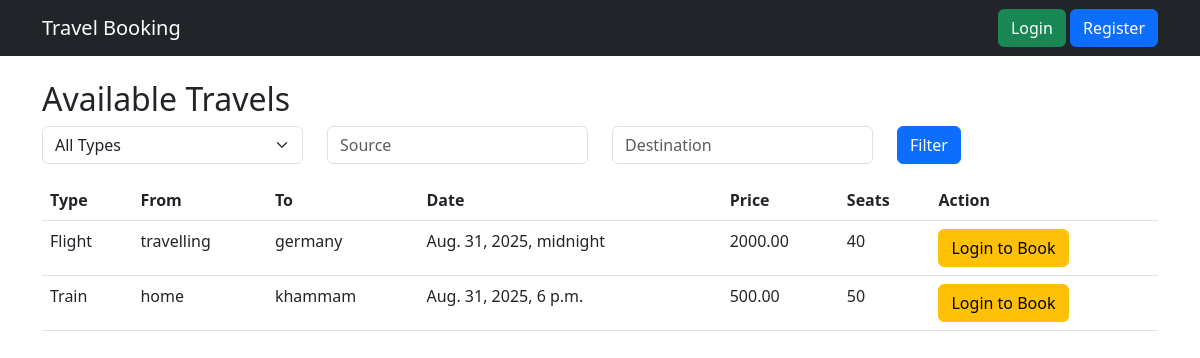
Before: / with the older database file.
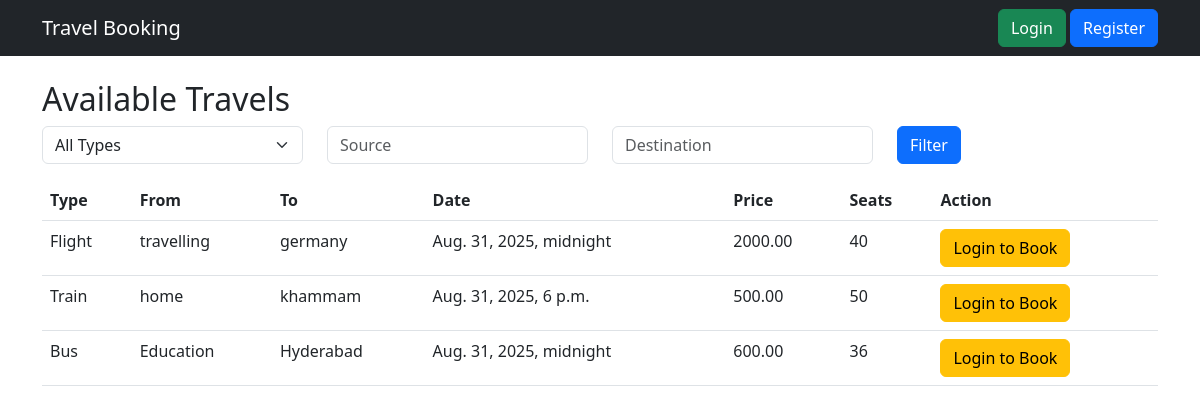
After: the same page with the newer database file.
### booking/models.py (models this page shows, shortened)
class TravelOption(models.Model):
    TRAVEL_TYPES = (
        ('Flight', 'Flight'),
        ('Train', 'Train'),
        ('Bus', 'Bus'),
    )
    type = models.CharField(max_length=20, choices=TRAVEL_TYPES)
    source = models.CharField(max_length=100)
    destination = models.CharField(max_length=100)
    date_time = models.DateTimeField()
    price = models.DecimalField(max_digits=8, decimal_places=2)
    available_seats = models.IntegerField()

### booking/views.py (the view)
# urls.py: path("", views.home, name="home"),
def home(request):
    travels = TravelOption.objects.all()
    travel_type = request.GET.get("type")
    source = request.GET.get("source")
    destination = request.GET.get("destination")
    if travel_type and travel_type != "All":
        travels = travels.filter(type=travel_type)
    if source:
        travels = travels.filter(source__icontains=source)
    if destination:
        travels = travels.filter(destination__icontains=destination)
    return render(request, "booking/home.html", {"travels": travels})

### booking/templates/booking/home.html (shortened to what this page needs)
{% extends "booking/base.html" %}
{% block content %}
<h2>Available Travels</h2>
<form method="get" class="row mb-3">
    <div class="col">
        <select name="type" class="form-select">
            <option value="All">All Types</option>
        </select>
    </div>
    <div class="col">
        <input type="text" name="source" class="form-control" placeholder="Source">
    </div>
    <div class="col">
        <input type="text" name="destination" class="form-control" placeholder="Destination">
    </div>
    <div class="col">
        <button type="submit" class="btn btn-primary">Filter</button>
    </div>
</form>
<table class="table">
    <tr>
        <th>Type</th>
        <th>From</th>
        <th>To</th>
        <th>Date</th>
        <th>Price</th>
        <th>Seats</th>
        <th>Action</th>
    </tr>
    {% for travel in travels %}
    <tr>
        <td>{{ travel.type }}</td>
        <td>{{ travel.source }}</td>
        <td>{{ travel.destination }}</td>
        <td>{{ travel.date_time }}</td>
        <td>{{ travel.price }}</td>
        <td>{{ travel.available_seats }}</td>
        <td>
            {% if user.is_authenticated %}
                <a href="{% url 'book_travel' travel.id %}" class="btn btn-warning">Book</a>
            {% else %}
                <a href="{% url 'login' %}" class="btn btn-warning">Login to Book</a>
            {% endif %}
        </td>
    </tr>
    {% empty %}
    <tr>
        <td colspan="7" class="text-center">No travels found</td>
    </tr>
    {% endfor %}
</table>
{% endblock %}

### booking/templates/booking/base.html (shortened to what this page needs)
<!DOCTYPE html>
<html>
<head>
    <link rel="stylesheet" href="https://cdn.jsdelivr.net/npm/bootstrap@5.3.0/dist/css/bootstrap.min.css">
</head>
<body>
    <nav class="navbar navbar-expand-lg navbar-dark bg-dark">
        <div class="container">
            <a class="navbar-brand" href="{% url 'home' %}">Travel Booking</a>
            <div>
                {% if user.is_authenticated %}
                    <a href="{% url 'my_bookings' %}" class="btn btn-info">My Bookings</a>
                    <a href="{% url 'logout' %}" class="btn btn-danger">Logout</a>
                {% else %}
                    <a href="{% url 'login' %}" class="btn btn-success">Login</a>
                    <a href="{% url 'register' %}" class="btn btn-primary">Register</a>
                {% endif %}
            </div>
        </div>
    </nav>
    <div class="container mt-4">
        {% block content %}{% endblock %}
    </div>
</body>
</html>

Changed rows visible on the page:
added TravelOption: type "Bus", source "Education", destination "Hyderabad", date_time "Aug. 31, 2025, midnight", price "600.00", available_seats "36"
